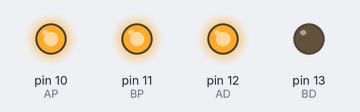
The sketch below on a simulated Arduino Uno, built with avr-gcc and run on an emulated ATmega328P. Parts: output pins drawn as LEDs (lit = HIGH).

Above: at 1.05 s.
At 6.0 s:
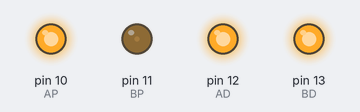
At 8.45 s:
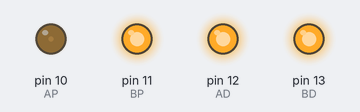
At 10.95 s:
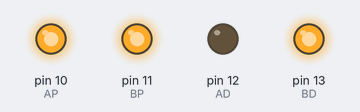
Timing chart, 0 to 14.0 s (numbered marks = the images above):
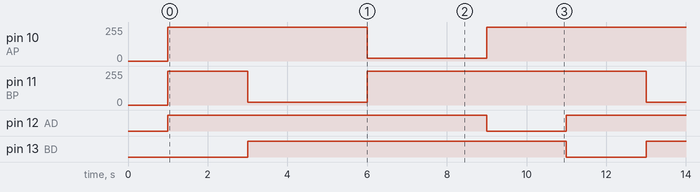

Measured:
- by itself, pin 10 (AP), pin 11 (BP): repeats every 10.0 s: 20/255 3.0 s, 255/255 7.0 s
- by itself, pin 12 (AD), pin 13 (BD): alternates HIGH for 8.0 s and LOW for 2.0 s

The sketch:

sketch_jul10a.ino
```cpp
int AD = 12, BD = 13, AP=10, BP=11;
//  오른쪽    왼쪽     오른쪽  왼쪽

void setup() {
  pinMode(AD, OUTPUT);
  pinMode(BD, OUTPUT);

  delay(1000);
}

void loop() {
  // 제자리 우회전
  digitalWrite(AD, HIGH);
  digitalWrite(BD, LOW);

  analogWrite(AP, 255);
  analogWrite(BP, 255);

  delay(2000);

  // 큰 반경으로 우회전
  digitalWrite(AD, HIGH);
  digitalWrite(BD, HIGH);

  analogWrite(AP, 255);
  analogWrite(BP, 20);

  delay(3000);

  digitalWrite(AD, HIGH);
  digitalWrite(BD, HIGH);

  analogWrite(AP, 20);
  analogWrite(BP, 255);

  delay(3000);

  digitalWrite(AD, LOW);
  digitalWrite(BD, HIGH);

  analogWrite(AP, 255);
  analogWrite(BP, 255);

  delay(2000);
}

void Forward(int vel){
  digitalWrite(AD, HIGH);
  digitalWrite(BD, HIGH);

  analogWrite(AP, vel);
  analogWrite(BP, vel);
}

void Backward(int vel){
  digitalWrite(BD, LOW);
  digitalWrite(AD, LOW);

  analogWrite(AP, vel);
  analogWrite(BP, vel);
}
```
